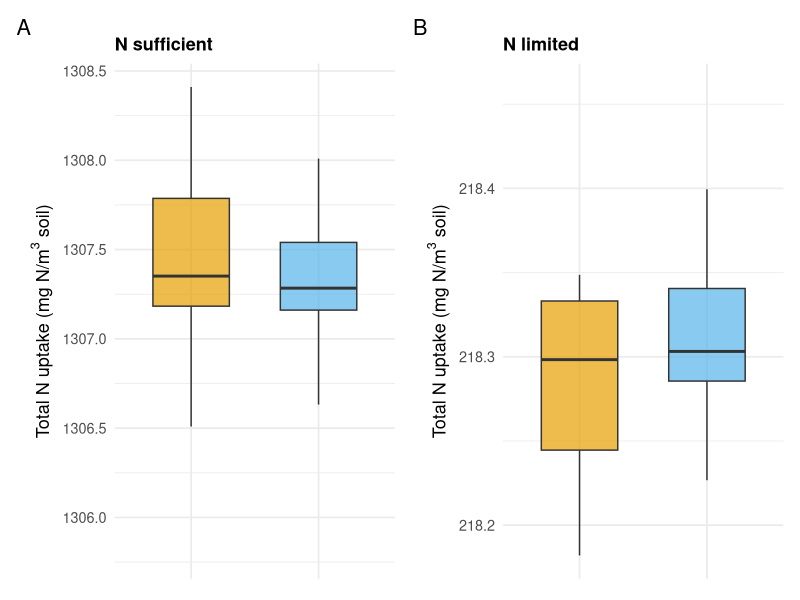

R code for this plot:
# figure 5
# === Load libraries ===
library(tidyverse)
library(patchwork)

# === Load and merge data ===
df_fullN <- read_csv("output_fullN.csv") %>%
  mutate(N_level = "N sufficient")
df_Nlimited <- read_csv("output_Nlimited.csv") %>%
  mutate(N_level = "N limited")
df <- bind_rows(df_fullN, df_Nlimited)

# === Process data ===
df <- df %>%
  mutate(
    lateral_label = if_else(as.character(lateral_enabled) == "TRUE", "On", "Off"),
    m3_uptake_cereal = m3_uptake_cereal * 0.014,
    N_level = factor(N_level, levels = c("N sufficient", "N limited")),
    coverage_label = case_when(
      abs(coverage - 1.0) < 0.01 ~ "100% roots",
      TRUE ~ "other"
    ),
    cropping_label = if_else(intercrop == 1, "Intercrop", "Monocrop")
  ) %>%
  filter(coverage_label == "100% roots", cropping_label == "Monocrop")

# === Define panel function ===
make_box <- function(n_level_str, tag) {
  df %>% 
    filter(N_level == n_level_str) %>%
    ggplot(aes(x = lateral_label, y = m3_uptake_cereal, fill = lateral_label)) +
    geom_boxplot(
      outlier.shape = NA,
      alpha = 0.7,
      width = 0.6
    ) +
    scale_fill_manual(values = c("Off" = "#E69F00", "On" = "#56B4E9")) +
    labs(
      title = n_level_str,
      y = expression("Total N uptake (mg N/" * m^3 * " soil)"),
      x = NULL
    ) +
    theme_minimal(base_size = 13) +
    theme(
      plot.title = element_text(face = "bold", size = 13),
      axis.text.x = element_blank(),
      legend.position = "none"
    )
}

# === Combine both panels ===
plot_A <- make_box("N sufficient", "A")
plot_B <- make_box("N limited", "B")

final_plot <- plot_A + plot_B + 
  plot_layout(ncol = 2, guides = "collect") +
  plot_annotation(
    tag_levels = 'A',
    theme = theme(legend.position = "bottom")
  ) &
  labs(fill = "Lateral diffusion")

print(final_plot)
